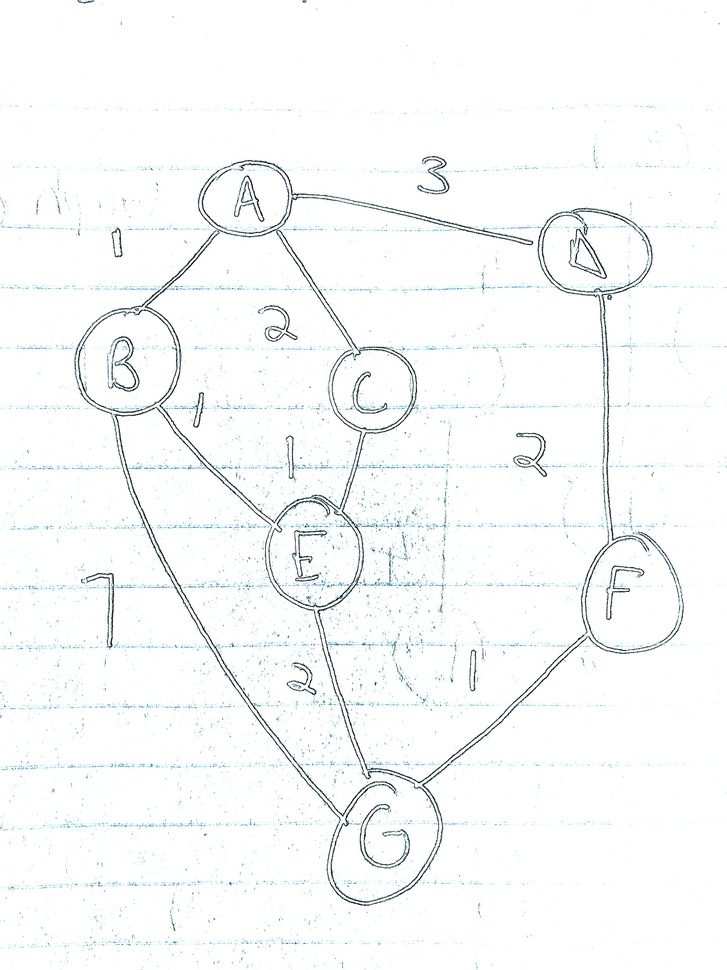
#> input picture main/experiments/output.jpg, 727 x 970 px, shrunk from 3024 x 4032 before the run
$ python denoise.py
#> lines starting #> are read from the running program, lines starting #| are printed output that depends on the picture
import numpy as np
import cv2
from matplotlib import pyplot as plt
img = cv2.imread('output.jpg')
#> img is the input picture: shape (970, 727, 3); mean B, G, R 249.7, 249.5, 247.8
median = cv2.medianBlur(img,5)
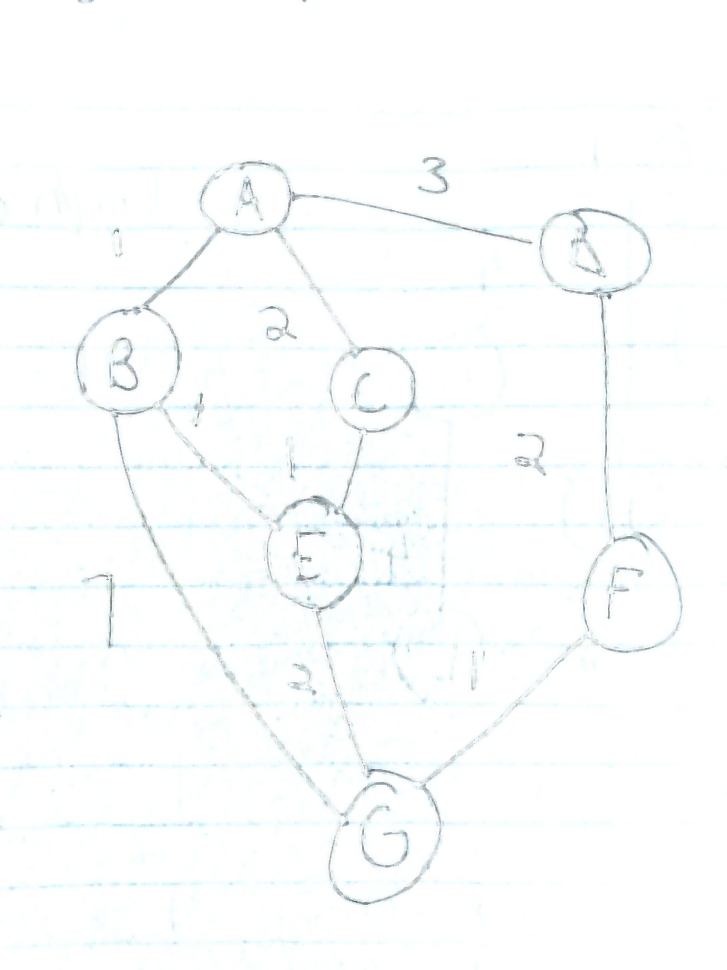
#> median: shape (970, 727, 3); mean B, G, R 253.2, 253, 251.4
blur = cv2.bilateralFilter(img,9,75,75)
cv2.imwrite('denoised.jpg',median)
# Plotting of source and destination image
plt.subplot(121), plt.imshow(median)
plt.subplot(122), plt.imshow(blur)

plt.show()
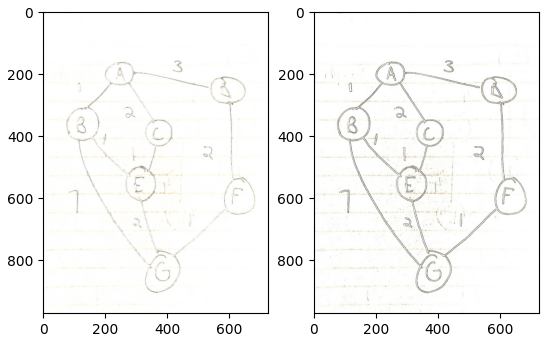
#> figure drawn by matplotlib, 2 panels; B, G, R data is drawn as R, G, B
